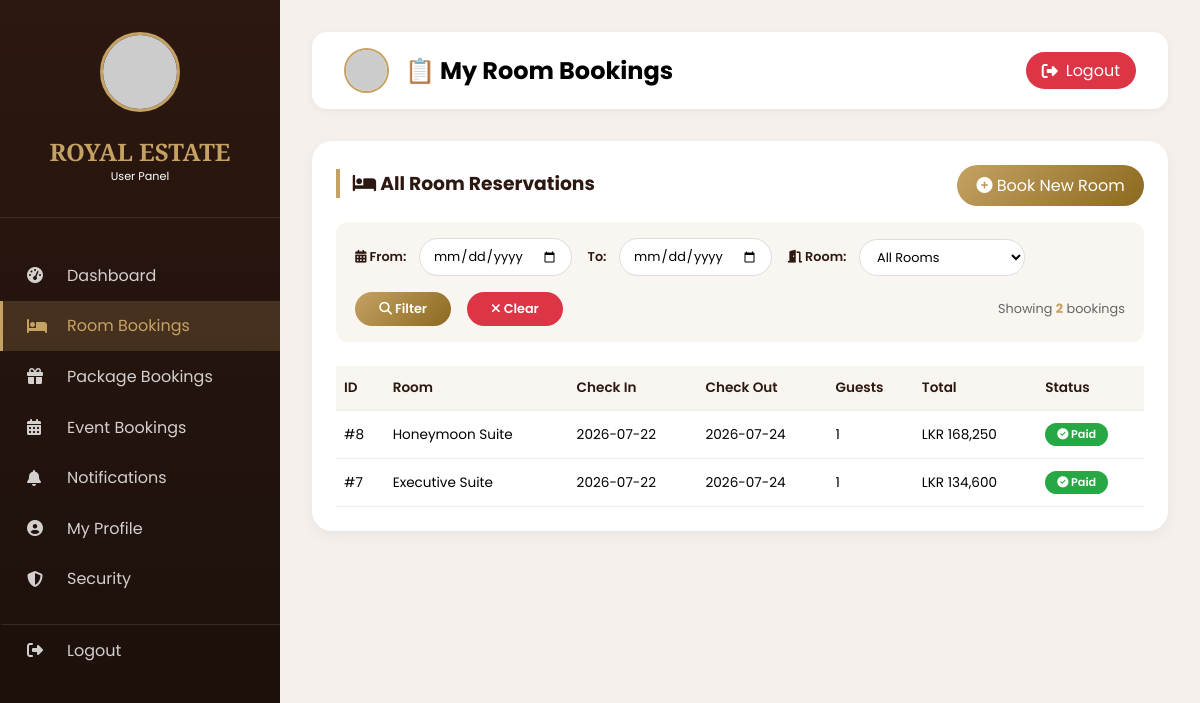
The page /user/my-room-bookings.php (signed in) on the database its author committed.
### tables this page shows
CREATE TABLE `room_bookings` (
  `id` int(11) NOT NULL,
  `user_id` int(11) NOT NULL,
  `room_id` int(11) NOT NULL,
  `check_in` date NOT NULL,
  `check_out` date NOT NULL,
  `guests` int(11) NOT NULL,
  `total_price` decimal(10,2) NOT NULL,
  `special_requests` text DEFAULT NULL,
  `status` enum('pending','confirmed','cancelled','completed') DEFAULT 'pending',
  `payment_status` enum('unpaid','paid','refunded') NOT NULL DEFAULT 'unpaid',
  `stripe_payment_intent_id` varchar(255) DEFAULT NULL,
  `created_at` timestamp NOT NULL DEFAULT current_timestamp()
);

CREATE TABLE `rooms` (
  `id` int(11) NOT NULL,
  `name` varchar(100) NOT NULL,
  `price` decimal(10,2) NOT NULL,
  `max_guests` int(11) NOT NULL,
  `description` text DEFAULT NULL,
  `features` text DEFAULT NULL,
  `badge` varchar(100) DEFAULT 'Premium',
  `image` varchar(255) DEFAULT NULL,
  `images` text DEFAULT NULL,
  `status` enum('active','inactive') DEFAULT 'active',
  `created_at` timestamp NOT NULL DEFAULT current_timestamp()
);

### user/my-room-bookings.php (the view, shortened to what this page needs)
<?php
require_once '../config/db_connection.php';
$user_id = $_SESSION['user_id'];
$user_name = $_SESSION['user_name'];
$user_avatar_session = $_SESSION['user_avatar'] ?? '';
$user_avatar = '';
if (!empty($user_avatar_session) && file_exists('../' . $user_avatar_session)) {
    $user_avatar = '../' . $user_avatar_session;
} else {
    $user_avatar = 'https://ui-avatars.com/api/?name=' . urlencode($user_name) . '&background=c5a263&color=fff&size=45&font-size=0.45&bold=true';
}
$bookings = $conn->query("
    SELECT rb.id, r.name AS room, r.id AS room_id, rb.check_in, rb.check_out, rb.guests, rb.total_price,
           rb.status, rb.payment_status
    FROM room_bookings rb
    JOIN rooms r ON rb.room_id = r.id
    WHERE rb.user_id = $user_id
    ORDER BY rb.created_at DESC
")->fetch_all(MYSQLI_ASSOC);
$filter_start = isset($_GET['start_date']) ? $_GET['start_date'] : '';
$filter_end = isset($_GET['end_date']) ? $_GET['end_date'] : '';
?>
<!DOCTYPE html>
<html lang="en">
<head>
    <link rel="stylesheet" href="https://cdnjs.cloudflare.com/ajax/libs/font-awesome/6.4.0/css/all.min.css">
</head>
<body>
<div class="dashboard-container">
    <div class="sidebar" id="sidebar"><?php include 'sidebar-common.php'; ?></div>
    <div class="main-content">
        <div class="top-bar">
            <div class="top-bar-left">
                <img src="<?php echo $user_avatar; ?>" class="top-avatar" alt="Profile" onerror="this.src='https://ui-avatars.com/api/?name=<?php echo urlencode($user_name); ?>&background=c5a263&color=fff&size=45&font-size=0.45&bold=true'">
                <h2>📋 My Room Bookings</h2>
            </div>
            <a href="../logout.php" class="logout-btn"><i class="fas fa-sign-out-alt"></i> Logout</a>
        </div>
        <div class="card">
            <div style="display:flex; justify-content:space-between; align-items:center; flex-wrap:wrap; gap:0.5rem;">
                <h3><i class="fas fa-bed"></i> All Room Reservations</h3>
                <a href="../rooms.php" class="btn-book-new"><i class="fas fa-plus-circle"></i> Book New Room</a>
            </div>
            <div class="filter-bar">
                <div class="filter-group">
                    <label><i class="fas fa-calendar-alt"></i> From:</label>
                    <input type="date" id="filterStartDate" value="<?php echo $filter_start; ?>">
                </div>
                <div class="filter-group">
                    <label>To:</label>
                    <input type="date" id="filterEndDate" value="<?php echo $filter_end; ?>">
                </div>
                <div class="filter-group">
                    <label><i class="fas fa-door-open"></i> Room:</label>
                    <select id="filterRoomType">
                        <option value="0">All Rooms</option>
                    </select>
                </div>
                <button class="btn-filter" onclick="applyFilters()"><i class="fas fa-search"></i> Filter</button>
                <button class="btn-filter-clear" onclick="clearFilters()"><i class="fas fa-times"></i> Clear</button>
                <span class="filter-result-count" id="resultCount">Showing <strong id="countDisplay"><?php echo count($bookings); ?></strong> bookings</span>
            </div>
            <div style="overflow-x:auto;">
                <table id="bookingsTable">
                    <thead>
                        <tr>
                            <th>ID</th>
                            <th>Room</th>
                            <th>Check In</th>
                            <th>Check Out</th>
                            <th>Guests</th>
                            <th>Total</th>
                            <th>Status</th>
                        </tr>
                    </thead>
                    <tbody id="bookingsTableBody">
                        <?php if(empty($bookings)): ?>
                        <tr><td colspan="7" class="no-results">No room bookings found.</td></tr>
                        <?php else: ?>
                        <?php foreach($bookings as $b): ?>
                        <tr data-room-id="<?php echo $b['room_id']; ?>" data-check-in="<?php echo $b['check_in']; ?>" data-check-out="<?php echo $b['check_out']; ?>">
                            <td data-label="ID">#<?php echo $b['id']; ?></td>
                            <td data-label="Room"><?php echo htmlspecialchars($b['room']); ?></td>
                            <td data-label="Check In"><?php echo $b['check_in']; ?></td>
                            <td data-label="Check Out"><?php echo $b['check_out']; ?></td>
                            <td data-label="Guests"><?php echo $b['guests']; ?></td>
                            <td data-label="Total">LKR <?php echo number_format($b['total_price']); ?></td>
                            <td data-label="Status">
                                <?php
                                if (isset($b['payment_status']) && $b['payment_status'] === 'paid') {
                                    echo '<span class="badge-paid"><i class="fas fa-check-circle"></i> Paid</span>';
                                } else {
                                    $status_class = strtolower($b['status']);
                                    echo '<span class="badge-' . $status_class . '">' . ucfirst($b['status']) . '</span>';
                                }
                                ?>
                            </td>
                        </tr>
                        <?php endforeach; ?>
                        <?php endif; ?>
                    </tbody>
                </table>
            </div>
        </div>
    </div>
</div>
</body>
</html>

### user/my-room-bookings.php (style rules this page uses)
* { margin:0; padding:0; box-sizing:border-box; }
body { font-family:'Poppins',sans-serif; background:#f5f0eb; }
.dashboard-container { display:flex; min-height:100vh; }
.sidebar { width:280px; background:linear-gradient(180deg,#2c1810,#1a0f0a); color:white; position:fixed; left:0; top:0; bottom:0; overflow-y:auto; z-index:100; }
.main-content { flex:1; margin-left:280px; padding:2rem; }
.top-bar { background:white; padding:1rem 2rem; border-radius:15px; display:flex; justify-content:space-between; align-items:center; margin-bottom:2rem; box-shadow:0 2px 10px rgba(0,0,0,0.05); }
.top-bar-left { display:flex; align-items:center; gap:1rem; }
.top-avatar { width:45px; height:45px; border-radius:50%; object-fit:cover; border:2px solid #c5a263; }
.logout-btn { background:#dc3545; color:white; padding:0.4rem 1rem; border-radius:30px; text-decoration:none; display:inline-flex; align-items:center; gap:0.5rem; transition:0.2s; }
.card { background:white; border-radius:20px; padding:1.5rem; margin-bottom:2rem; box-shadow:0 5px 15px rgba(0,0,0,0.05); }
.card h3 { color:#2c1810; border-left:4px solid #c5a263; padding-left:0.8rem; margin-bottom:1.2rem; }
.btn-book-new { background:linear-gradient(135deg,#c5a263,#8b691f); color:white; padding:0.5rem 1.2rem; border-radius:50px; text-decoration:none; display:inline-block; margin-bottom:1rem; }
.filter-bar { display: flex; flex-wrap: wrap; gap: 1rem; align-items: center; background: #f9f5f0; padding: 1rem 1.2rem; border-radius: 12px; margin-bottom: 1.5rem; }
.filter-bar label { font-size: 0.8rem; font-weight: 600; color: #2c1810; margin-right: 0.3rem; }
.filter-bar input[type="date"], .filter-bar select { padding: 0.5rem 0.8rem; border-radius: 30px; border: 1px solid #ddd; font-family: 'Poppins', sans-serif; font-size: 0.8rem; background: white; outline: none; transition: 0.2s; }
.filter-bar .filter-group { display: flex; align-items: center; gap: 0.5rem; flex-wrap: wrap; }
.btn-filter { background: linear-gradient(135deg, #c5a263, #8b691f); color: white; border: none; padding: 0.5rem 1.5rem; border-radius: 30px; cursor: pointer; font-weight: 600; font-size: 0.8rem; transition: 0.2s; font-family: 'Poppins', sans-serif; }
.btn-filter-clear { background: #dc3545; color: white; border: none; padding: 0.5rem 1.5rem; border-radius: 30px; cursor: pointer; font-weight: 600; font-size: 0.8rem; transition: 0.2s; font-family: 'Poppins', sans-serif; }
.filter-result-count { font-size: 0.8rem; color: #666; margin-left: auto; }
.filter-result-count strong { color: #c5a263; }
table { width:100%; border-collapse:collapse; font-size:0.85rem; }
th, td { padding:12px 8px; border-bottom:1px solid #eee; text-align:left; }
th { background:#f8f4ef; font-weight:600; color:#2c1810; }
.badge-paid { background:#28a745; color:white; font-weight:600; padding:3px 12px; border-radius:20px; display:inline-block; font-size:0.7rem; }

### rows shown on the page
room_bookings: id "8", room.name "Honeymoon Suite", check_in "2026-07-22", check_out "2026-07-24", guests "1", total_price "168,250", payment_status "paid" (drawn)
room_bookings: id "7", room.name "Executive Suite", check_in "2026-07-22", check_out "2026-07-24", guests "1", total_price "134,600", payment_status "paid" (drawn)

### other values the page prints
count($bookings) "2"
